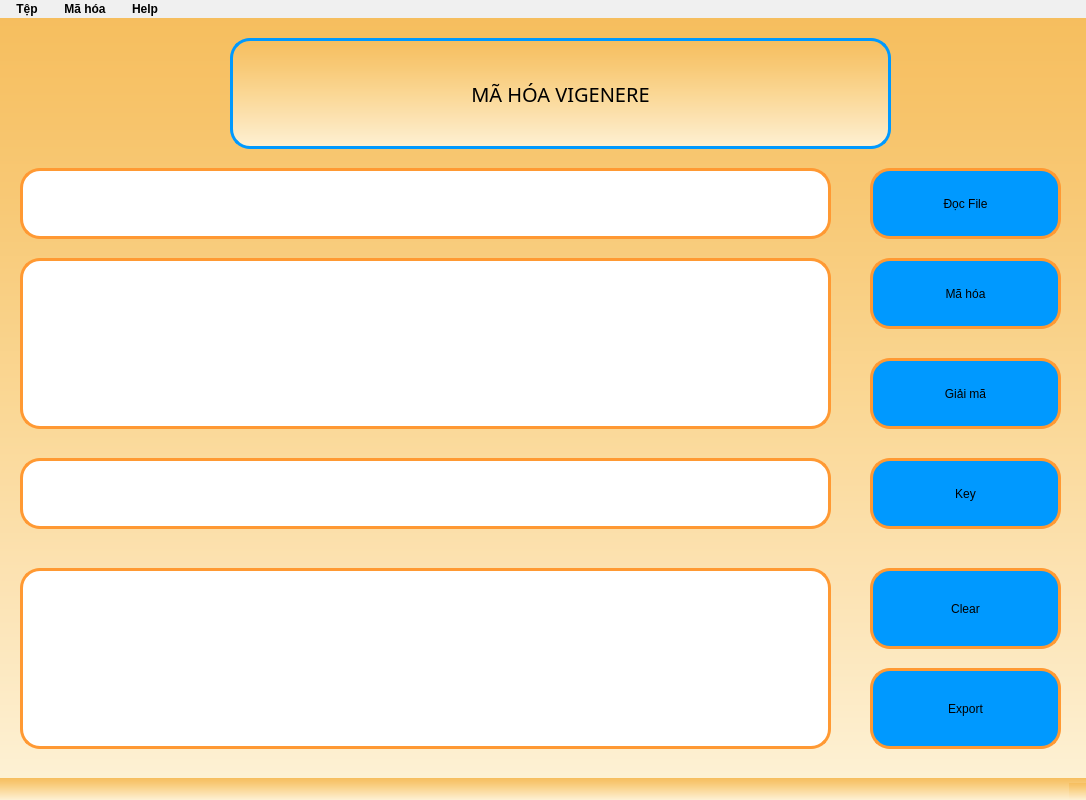
<?xml version="1.0" encoding="UTF-8"?>
<ui version="4.0">
 <class>XORVignere</class>
 <widget class="QMainWindow" name="XORVignere">
  <property name="geometry">
   <rect>
    <x>0</x>
    <y>0</y>
    <width>1086</width>
    <height>800</height>
   </rect>
  </property>
  <property name="windowTitle">
   <string>WXORVignere</string>
  </property>
  <property name="windowIcon">
   <iconset>
    <normaloff>tainguyen/logo.ico</normaloff>tainguyen/logo.ico</iconset>
  </property>
  <property name="styleSheet">
   <string notr="true">
color:black;
background-color: qlineargradient(spread:pad, x1:0, y1:0, x2:0, y2:1, stop:0 #F6BE5E, stop:0.25 #F8C976, stop:0.5 #FAD794, stop:0.75 #FCE3B4, stop:1 #FDF1D4);
</string>
  </property>
  <widget class="QWidget" name="centralwidget">
   <widget class="QLabel" name="label">
    <property name="geometry">
     <rect>
      <x>230</x>
      <y>20</y>
      <width>661</width>
      <height>111</height>
     </rect>
    </property>
    <property name="font">
     <font>
      <family>Montserrat</family>
      <pointsize>33</pointsize>
      <weight>9</weight>
      <italic>false</italic>
      <bold>false</bold>
     </font>
    </property>
    <property name="layoutDirection">
     <enum>Qt::LeftToRight</enum>
    </property>
    <property name="autoFillBackground">
     <bool>false</bool>
    </property>
    <property name="styleSheet">
     <string notr="true">font-size: 20px;
font: 75 33pt &quot;Montserrat&quot;;

border: 3px solid #0099FF;
border-radius: 20px;
color:black;

</string>
    </property>
    <property name="text">
     <string>MÃ HÓA VIGENERE</string>
    </property>
    <property name="alignment">
     <set>Qt::AlignCenter</set>
    </property>
   </widget>
   <widget class="QPushButton" name="Btn_ReadFile">
    <property name="geometry">
     <rect>
      <x>870</x>
      <y>150</y>
      <width>191</width>
      <height>71</height>
     </rect>
    </property>
    <property name="cursor">
     <cursorShape>PointingHandCursor</cursorShape>
    </property>
    <property name="mouseTracking">
     <bool>false</bool>
    </property>
    <property name="tabletTracking">
     <bool>false</bool>
    </property>
    <property name="autoFillBackground">
     <bool>false</bool>
    </property>
    <property name="styleSheet">
     <string notr="true">QPushButton {
    border-radius: 20px;
    background-color: #0099FF;
    border: 3px solid #FF9933;
    font: 75 16pt &quot;Montserrat&quot;;
}

QPushButton:hover {
    background-color: white;
    border-color:#0099FF ;
    color: black;
}
</string>
    </property>
    <property name="text">
     <string>Đọc File</string>
    </property>
   </widget>
   <widget class="QPushButton" name="Btn_MaHoa">
    <property name="geometry">
     <rect>
      <x>870</x>
      <y>240</y>
      <width>191</width>
      <height>71</height>
     </rect>
    </property>
    <property name="cursor">
     <cursorShape>PointingHandCursor</cursorShape>
    </property>
    <property name="styleSheet">
     <string notr="true">QPushButton {
    border-radius: 20px;
    background-color: #0099FF;
    border: 3px solid #FF9933;
    font: 75 16pt &quot;Montserrat&quot;;
}

QPushButton:hover {
    background-color: white;
    border-color:#0099FF ;
    color: black;
}
</string>
    </property>
    <property name="text">
     <string>Mã hóa</string>
    </property>
   </widget>
   <widget class="QPushButton" name="Btn_GiaiMa">
    <property name="geometry">
     <rect>
      <x>870</x>
      <y>340</y>
      <width>191</width>
      <height>71</height>
     </rect>
    </property>
    <property name="cursor">
     <cursorShape>PointingHandCursor</cursorShape>
    </property>
    <property name="styleSheet">
     <string notr="true">QPushButton {
    border-radius: 20px;
    background-color: #0099FF;
    border: 3px solid #FF9933;
    font: 75 16pt &quot;Montserrat&quot;;
}

QPushButton:hover {
    background-color: white;
    border-color:#0099FF ;
    color: black;
}
</string>
    </property>
    <property name="text">
     <string>Giải mã</string>
    </property>
   </widget>
   <widget class="QLineEdit" name="tbPath">
    <property name="geometry">
     <rect>
      <x>20</x>
      <y>150</y>
      <width>811</width>
      <height>71</height>
     </rect>
    </property>
    <property name="font">
     <font>
      <family>Bebas Neue</family>
      <pointsize>12</pointsize>
     </font>
    </property>
    <property name="styleSheet">
     <string notr="true">background-color:white;
border-radius:20px;
color:black;
font: 12pt &quot;Bebas Neue&quot;;
border: 3px solid #FF9933;</string>
    </property>
    <property name="text">
     <string/>
    </property>
    <property name="maxLength">
     <number>32782</number>
    </property>
    <property name="frame">
     <bool>true</bool>
    </property>
    <property name="clearButtonEnabled">
     <bool>false</bool>
    </property>
   </widget>
   <widget class="QTextEdit" name="tbNoiDung">
    <property name="geometry">
     <rect>
      <x>20</x>
      <y>240</y>
      <width>811</width>
      <height>171</height>
     </rect>
    </property>
    <property name="font">
     <font>
      <family>Bebas Neue</family>
      <pointsize>12</pointsize>
     </font>
    </property>
    <property name="cursor" stdset="0">
     <cursorShape>IBeamCursor</cursorShape>
    </property>
    <property name="styleSheet">
     <string notr="true">QTextEdit {
    padding-top: 10px;
    padding-bottom: 10px;
    background-color: white;
    font: 12pt &quot;Bebas Neue&quot;;
    border-radius: 20px;
    color: black;
    border: 3px solid #FF9933;
}
</string>
    </property>
    <property name="html">
     <string>&lt;!DOCTYPE HTML PUBLIC &quot;-//W3C//DTD HTML 4.0//EN&quot; &quot;http://www.w3.org/TR/REC-html40/strict.dtd&quot;&gt;
&lt;html&gt;&lt;head&gt;&lt;meta name=&quot;qrichtext&quot; content=&quot;1&quot; /&gt;&lt;style type=&quot;text/css&quot;&gt;
p, li { white-space: pre-wrap; }
&lt;/style&gt;&lt;/head&gt;&lt;body style=&quot; font-family:'Bebas Neue'; font-size:12pt; font-weight:400; font-style:normal;&quot;&gt;
&lt;p style=&quot;-qt-paragraph-type:empty; margin-top:0px; margin-bottom:0px; margin-left:0px; margin-right:0px; -qt-block-indent:0; text-indent:0px;&quot;&gt;&lt;br /&gt;&lt;/p&gt;&lt;/body&gt;&lt;/html&gt;</string>
    </property>
   </widget>
   <widget class="QTextEdit" name="tbKetQua">
    <property name="geometry">
     <rect>
      <x>20</x>
      <y>550</y>
      <width>811</width>
      <height>181</height>
     </rect>
    </property>
    <property name="font">
     <font>
      <family>Bebas Neue</family>
      <pointsize>12</pointsize>
     </font>
    </property>
    <property name="cursor" stdset="0">
     <cursorShape>IBeamCursor</cursorShape>
    </property>
    <property name="styleSheet">
     <string notr="true">QTextEdit {
    padding-top: 10px;
    padding-bottom: 10px;
    background-color: white;
    font: 12pt &quot;Bebas Neue&quot;;
    border-radius: 20px;
    color: black;
    border: 3px solid #FF9933;
}
</string>
    </property>
   </widget>
   <widget class="QPushButton" name="Btn_Clear">
    <property name="geometry">
     <rect>
      <x>870</x>
      <y>550</y>
      <width>191</width>
      <height>81</height>
     </rect>
    </property>
    <property name="cursor">
     <cursorShape>PointingHandCursor</cursorShape>
    </property>
    <property name="styleSheet">
     <string notr="true">QPushButton {
    border-radius: 20px;
    background-color: #0099FF;
    border: 3px solid #FF9933;
    font: 75 16pt &quot;Montserrat&quot;;
}

QPushButton:hover {
    background-color: white;
    border-color:#0099FF ;
    color: black;
}
</string>
    </property>
    <property name="text">
     <string>Clear</string>
    </property>
   </widget>
   <widget class="QPushButton" name="Btn_WriteFile">
    <property name="geometry">
     <rect>
      <x>870</x>
      <y>650</y>
      <width>191</width>
      <height>81</height>
     </rect>
    </property>
    <property name="cursor">
     <cursorShape>PointingHandCursor</cursorShape>
    </property>
    <property name="styleSheet">
     <string notr="true">QPushButton {
    border-radius: 20px;
    background-color: #0099FF;
    border: 3px solid #FF9933;
    font: 75 16pt &quot;Montserrat&quot;;
}

QPushButton:hover {
    background-color: white;
    border-color:#0099FF ;
    color: black;
}
</string>
    </property>
    <property name="text">
     <string>Export</string>
    </property>
   </widget>
   <widget class="QLineEdit" name="tbKey">
    <property name="geometry">
     <rect>
      <x>20</x>
      <y>440</y>
      <width>811</width>
      <height>71</height>
     </rect>
    </property>
    <property name="font">
     <font>
      <family>Bebas Neue</family>
      <pointsize>12</pointsize>
     </font>
    </property>
    <property name="styleSheet">
     <string notr="true">background-color:white;
border-radius:20px;
color:black;
font: 12pt &quot;Bebas Neue&quot;;
border: 3px solid #FF9933;</string>
    </property>
    <property name="text">
     <string/>
    </property>
    <property name="maxLength">
     <number>32782</number>
    </property>
    <property name="frame">
     <bool>true</bool>
    </property>
    <property name="clearButtonEnabled">
     <bool>false</bool>
    </property>
   </widget>
   <widget class="QLabel" name="label_2">
    <property name="geometry">
     <rect>
      <x>870</x>
      <y>440</y>
      <width>191</width>
      <height>71</height>
     </rect>
    </property>
    <property name="styleSheet">
     <string notr="true">border-radius:20px;
background-color:#0099FF;
border: 3px solid #FF9933;
font: 75 16pt &quot;Montserrat&quot;;
</string>
    </property>
    <property name="text">
     <string>Key</string>
    </property>
    <property name="alignment">
     <set>Qt::AlignCenter</set>
    </property>
   </widget>
  </widget>
  <widget class="QMenuBar" name="menubar">
   <property name="geometry">
    <rect>
     <x>0</x>
     <y>0</y>
     <width>1086</width>
     <height>20</height>
    </rect>
   </property>
   <property name="styleSheet">
    <string notr="true">QMenuBar {
    background-color: #F0F0F0;
    font: bold 12px;
}

QMenuBar::item {
    spacing: 3px;
    padding: 2px 10px;
    background-color: #F0F0F0;
    color: black;
    border-radius: 5px;
}

QMenuBar::item:selected {
    background-color: #0099FF;
    color: white;
    border-radius: 5px;
}

QMenuBar::item:hover {
    background-color: white;
}
</string>
   </property>
   <widget class="QMenu" name="menuM_h_a">
    <property name="title">
     <string>Mã hóa</string>
    </property>
    <widget class="QMenu" name="menuThayThe">
     <property name="title">
      <string>Thay Thế</string>
     </property>
     <property name="icon">
      <iconset>
       <normaloff>../tainguyen/encrypt.png</normaloff>../tainguyen/encrypt.png</iconset>
     </property>
     <addaction name="actionCeasar"/>
     <addaction name="separator"/>
     <addaction name="actionTrithemius"/>
     <addaction name="separator"/>
     <addaction name="actionBelasco"/>
    </widget>
    <widget class="QMenu" name="menuChuyenVi">
     <property name="title">
      <string>Chuyển Vị</string>
     </property>
     <property name="icon">
      <iconset>
       <normaloff>../tainguyen/encrypt.png</normaloff>../tainguyen/encrypt.png</iconset>
     </property>
     <addaction name="actionMotdong"/>
     <addaction name="separator"/>
     <addaction name="actionNhieudong"/>
    </widget>
    <widget class="QMenu" name="menuXOR">
     <property name="title">
      <string>XOR</string>
     </property>
     <property name="icon">
      <iconset>
       <normaloff>../tainguyen/encrypt.png</normaloff>../tainguyen/encrypt.png</iconset>
     </property>
     <addaction name="actionXOR_Ceasar"/>
     <addaction name="separator"/>
     <addaction name="actionXOR_Vignere"/>
     <addaction name="separator"/>
     <addaction name="actionXOR_Trithemius"/>
     <addaction name="separator"/>
     <addaction name="actionXOR_Belasco"/>
    </widget>
    <addaction name="menuThayThe"/>
    <addaction name="separator"/>
    <addaction name="menuChuyenVi"/>
    <addaction name="separator"/>
    <addaction name="menuXOR"/>
   </widget>
   <widget class="QMenu" name="menuT_p">
    <property name="title">
     <string>Tệp</string>
    </property>
    <addaction name="menuOpen"/>
    <addaction name="separator"/>
    <addaction name="menuSave"/>
    <addaction name="separator"/>
    <addaction name="actionTho_t"/>
   </widget>
   <widget class="QMenu" name="menuHelp">
    <property name="title">
     <string>Help</string>
    </property>
    <addaction name="menuWebsite"/>
    <addaction name="separator"/>
    <addaction name="menuAbout"/>
   </widget>
   <addaction name="menuT_p"/>
   <addaction name="menuM_h_a"/>
   <addaction name="menuHelp"/>
  </widget>
  <widget class="QStatusBar" name="statusbar"/>
  <action name="menuExit">
   <property name="text">
    <string>Thoát</string>
   </property>
  </action>
  <action name="menuOpen">
   <property name="icon">
    <iconset>
     <normaloff>../tainguyen/openfile.png</normaloff>../tainguyen/openfile.png</iconset>
   </property>
   <property name="text">
    <string>Open</string>
   </property>
   <property name="shortcut">
    <string>Ctrl+O</string>
   </property>
   <property name="iconVisibleInMenu">
    <bool>true</bool>
   </property>
  </action>
  <action name="menuSave">
   <property name="icon">
    <iconset>
     <normaloff>../tainguyen/save.png</normaloff>../tainguyen/save.png</iconset>
   </property>
   <property name="text">
    <string>Save</string>
   </property>
   <property name="shortcut">
    <string>Ctrl+S</string>
   </property>
  </action>
  <action name="menuWebsite">
   <property name="icon">
    <iconset>
     <normaloff>../tainguyen/global.png</normaloff>../tainguyen/global.png</iconset>
   </property>
   <property name="text">
    <string>Website</string>
   </property>
  </action>
  <action name="menuAbout">
   <property name="icon">
    <iconset>
     <normaloff>../tainguyen/aboutus.png</normaloff>../tainguyen/aboutus.png</iconset>
   </property>
   <property name="text">
    <string>About us</string>
   </property>
  </action>
  <action name="actionCeasar">
   <property name="icon">
    <iconset>
     <normaloff>../tainguyen/encrypt1.png</normaloff>../tainguyen/encrypt1.png</iconset>
   </property>
   <property name="text">
    <string>Ceasar</string>
   </property>
  </action>
  <action name="actionTrithemius">
   <property name="icon">
    <iconset>
     <normaloff>../tainguyen/encrypt1.png</normaloff>../tainguyen/encrypt1.png</iconset>
   </property>
   <property name="text">
    <string>Trithemius</string>
   </property>
  </action>
  <action name="actionBelasco">
   <property name="icon">
    <iconset>
     <normaloff>../tainguyen/encrypt1.png</normaloff>../tainguyen/encrypt1.png</iconset>
   </property>
   <property name="text">
    <string>Belasco</string>
   </property>
  </action>
  <action name="actionMotdong">
   <property name="icon">
    <iconset>
     <normaloff>../tainguyen/Arrow1.png</normaloff>../tainguyen/Arrow1.png</iconset>
   </property>
   <property name="text">
    <string>Trên 01 Dòng</string>
   </property>
  </action>
  <action name="actionNhieudong">
   <property name="icon">
    <iconset>
     <normaloff>../tainguyen/Arrow1.png</normaloff>../tainguyen/Arrow1.png</iconset>
   </property>
   <property name="text">
    <string>Trên Nhiều  Dòng</string>
   </property>
  </action>
  <action name="actionXOR_Ceasar">
   <property name="icon">
    <iconset>
     <normaloff>../tainguyen/xor.png</normaloff>../tainguyen/xor.png</iconset>
   </property>
   <property name="text">
    <string>XOR Ceasar</string>
   </property>
  </action>
  <action name="actionXOR_Vignere">
   <property name="icon">
    <iconset>
     <normaloff>../tainguyen/xor.png</normaloff>../tainguyen/xor.png</iconset>
   </property>
   <property name="text">
    <string>XOR Vignere</string>
   </property>
  </action>
  <action name="actionXOR_Trithemius">
   <property name="icon">
    <iconset>
     <normaloff>../tainguyen/xor.png</normaloff>../tainguyen/xor.png</iconset>
   </property>
   <property name="text">
    <string>XOR Trithemius</string>
   </property>
  </action>
  <action name="actionXOR_Belasco">
   <property name="icon">
    <iconset>
     <normaloff>../tainguyen/xor.png</normaloff>../tainguyen/xor.png</iconset>
   </property>
   <property name="text">
    <string>XOR Belasco</string>
   </property>
  </action>
  <action name="actionTho_t">
   <property name="icon">
    <iconset>
     <normaloff>../tainguyen/exit.png</normaloff>../tainguyen/exit.png</iconset>
   </property>
   <property name="text">
    <string>Thoát</string>
   </property>
  </action>
 </widget>
 <resources/>
 <connections/>
</ui>
